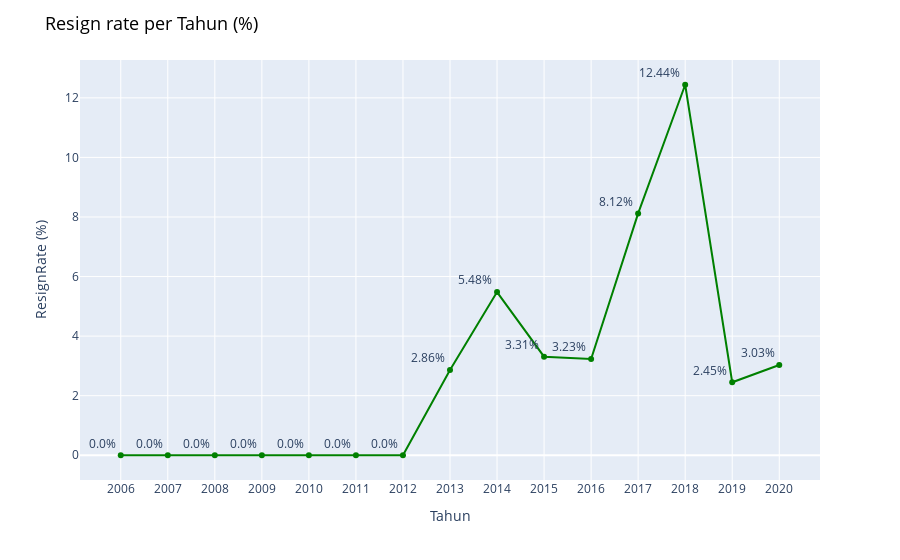

The notebook cell this image was saved under:
### Code cell
resignrate = px.line(Reportbyyear, x = 'Tahun', y = 'ResignRate (%)', color_discrete_sequence = ['green'], markers = True, text = (Reportbyyear['ResignRate (%)'].astype(str) + '%'))
resignrate.update_traces(textposition="top left")
resignrate.update_layout(
    xaxis=dict(
        tickmode='linear'
    )
)
resignrate.update_layout(title="Resign rate per Tahun (%)",title_font=dict(size=18, color="black"))

### Figure 1 — Plotly figure (JSON) as saved in the notebook; plotly's stock layout.template omitted (floating-point values rounded to 4 significant figures)
{"data": [{"hovertemplate": "Tahun=%{x}<br>ResignRate (%)=%{y}<br>text=%{text}<extra></extra>", "legendgroup": "", "line": {"color": "green", "dash": "solid"}, "marker": {"symbol": "circle"}, "mode": "lines+markers+text", "name": "", "orientation": "v", "showlegend": false, "text": ["0.0%", "0.0%", "0.0%", "0.0%", "0.0%", "0.0%", "0.0%", "2.86%", "5.48%", "3.31%", "3.23%", "8.12%", "12.44%", "2.45%", "3.03%"], "textposition": "top left", "type": "scatter", "x": [2006, 2007, 2008, 2009, 2010, 2011, 2012, 2013, 2014, 2015, 2016, 2017, 2018, 2019, 2020], "xaxis": "x", "y": [0, 0, 0, 0, 0, 0, 0, 2.86, 5.48, 3.31, 3.23, 8.12, 12.44, 2.45, 3.03], "yaxis": "y"}], "layout": {"legend": {"tracegroupgap": 0}, "margin": {"t": 60}, "title": {"font": {"color": "black", "size": 18}, "text": "Resign rate per Tahun (%)"}, "xaxis": {"anchor": "y", "domain": [0, 1], "tickmode": "linear", "title": {"text": "Tahun"}}, "yaxis": {"anchor": "x", "domain": [0, 1], "title": {"text": "ResignRate (%)"}}}}
